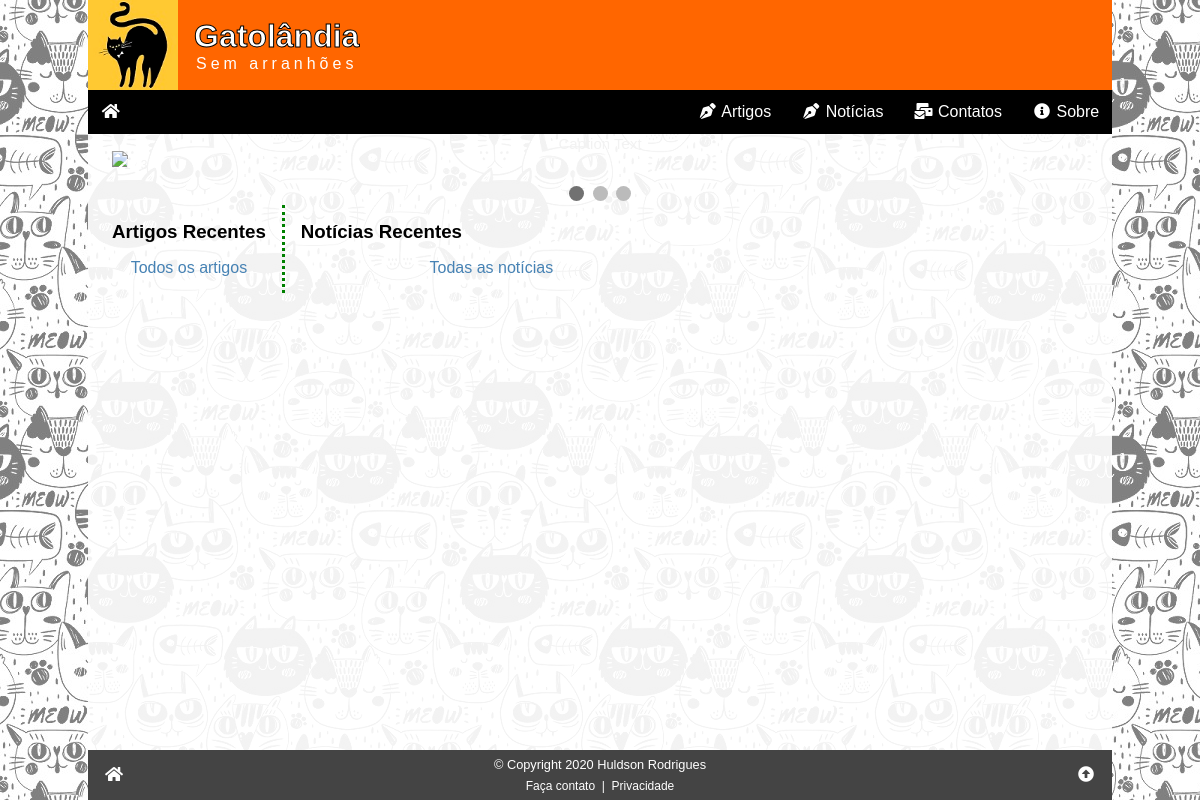
The app's page /, older data.
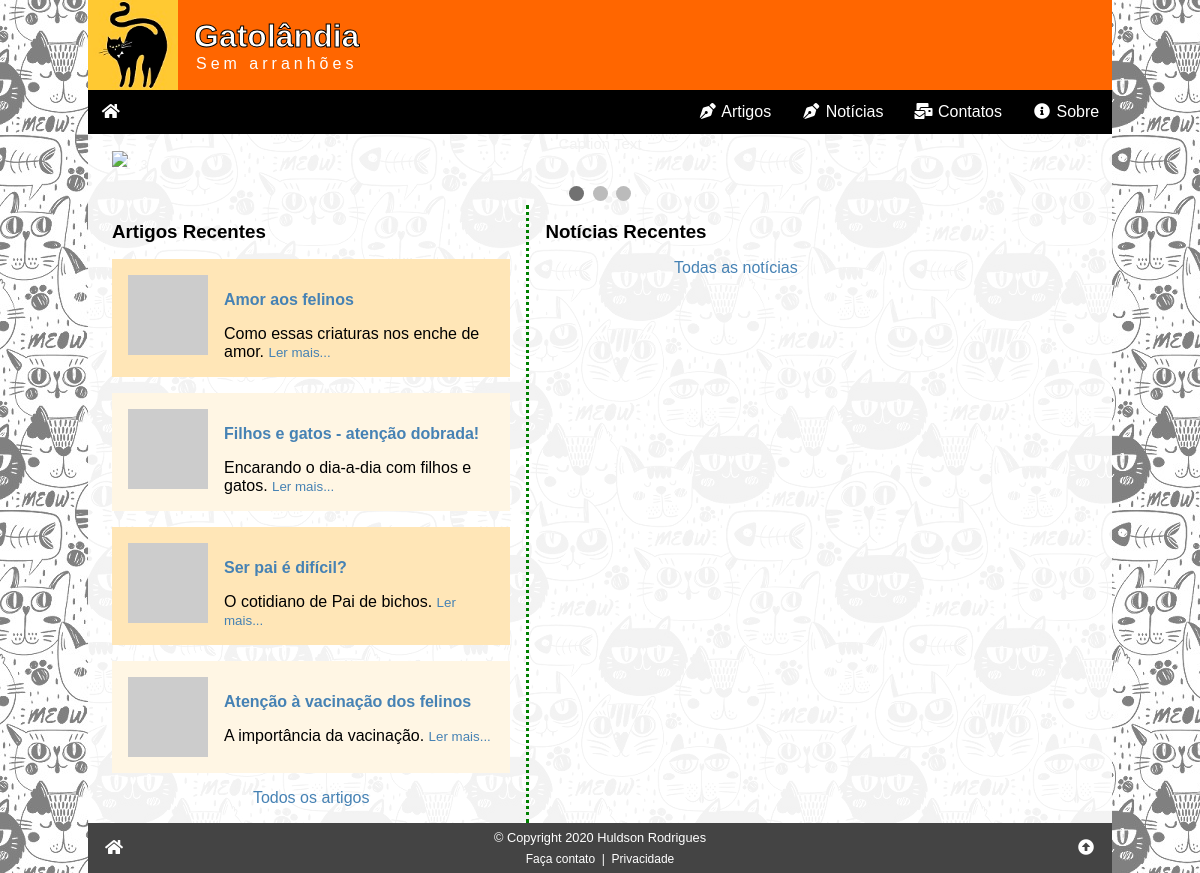
The same page, newer data.
### tables this page shows
CREATE TABLE artigos (
    id_artigo INT PRIMARY KEY NOT NULL AUTO_INCREMENT,
    data TIMESTAMP DEFAULT CURRENT_TIMESTAMP,
    titulo VARCHAR(255) NOT NULL,
    imagem VARCHAR(255) COMMENT 'URL da imagem - thumbnail',
    resumo VARCHAR(255) NOT NULL COMMENT 'Resumo do artigo',
    texto LONGTEXT NOT NULL COMMENT 'Texto (HTML) do artigo completo',
    autor_id INT NOT NULL,
    campo1 TEXT COMMENT 'Reservado para uso futuro',
    campo2 TEXT COMMENT 'Reservado para uso futuro',
    campo3 TEXT COMMENT 'Reservado para uso futuro',
    status ENUM ('inativo', 'ativo') DEFAULT 'ativo',

     
    FOREIGN KEY (autor_id) REFERENCES autores (id_autor)
);

### index.php (the view, shortened to what this page needs)
<?php
require ('_config.php');
$sql = "SELECT id_artigo, titulo, imagem, resumo FROM artigos WHERE status = 'ativo' ORDER BY data DESC LIMIT 4";
$res = $conn->query($sql);
$artigos = '';
while($art = $res->fetch_assoc()):
    $artigos .= <<<HTML
<div class="artigo">
    <a href="artigo.php?id={$art['id_artigo']}"><img src="{$art['imagem']}" alt="{$art['titulo']}"></a>
    <a href="artigo.php?id={$art['id_artigo']}"><h4>{$art['titulo']}</h4></a>
    <span>{$art['resumo']}</span>
    <small><a href="artigo.php?id={$art['id_artigo']}">Ler mais...</a></small>
</div>
HTML;
endwhile;
require ('_header.php');
?>
<div class="slideshow">
    <div class="slideshow-container">
        <div class="mySlides fade">
            <div class="numbertext">1 / 3</div>
            <img src="https://www.w3schools.com/howto/img_nature_wide.jpg" style="width:100%">
            <div class="text">Caption Text</div>
        </div>
        <a class="prev" onclick="plusSlides(-1)">&#10094;</a>
        <a class="next" onclick="plusSlides(1)">&#10095;</a>
    </div>
    <br>
    <div style="text-align:center">
        <span class="dot" onclick="currentSlide(1)"></span>
        <span class="dot" onclick="currentSlide(2)"></span>
        <span class="dot" onclick="currentSlide(3)"></span>
    </div>
</div>
<div class="row">
    <div class="col1">
        <h3>Artigos Recentes</h3>
        <?php echo $artigos ?>
        <p class="center"><a href="/artigos.php">Todos os artigos</a></p>
    </div>
    <div class="col2">
        <h3>Notícias Recentes</h3>
        <p class="center"><a href="/noticias.php">Todas as notícias</a></p>
    </div>
</div>
<?php
require ('_footer.php');
?>

Row changes from the older to the newer data that the page shows:
added artigos: titulo "Amor aos felinos", resumo "Como essas criaturas nos enche de amor."
added artigos: titulo "Filhos e gatos - atenção dobrada!", resumo "Encarando o dia-a-dia com filhos e gatos."
added artigos: titulo "Ser pai é difícil?", resumo "O cotidiano de Pai de bichos."
added artigos: titulo "Atenção à vacinação dos felinos", resumo "A importância da vacinação."
